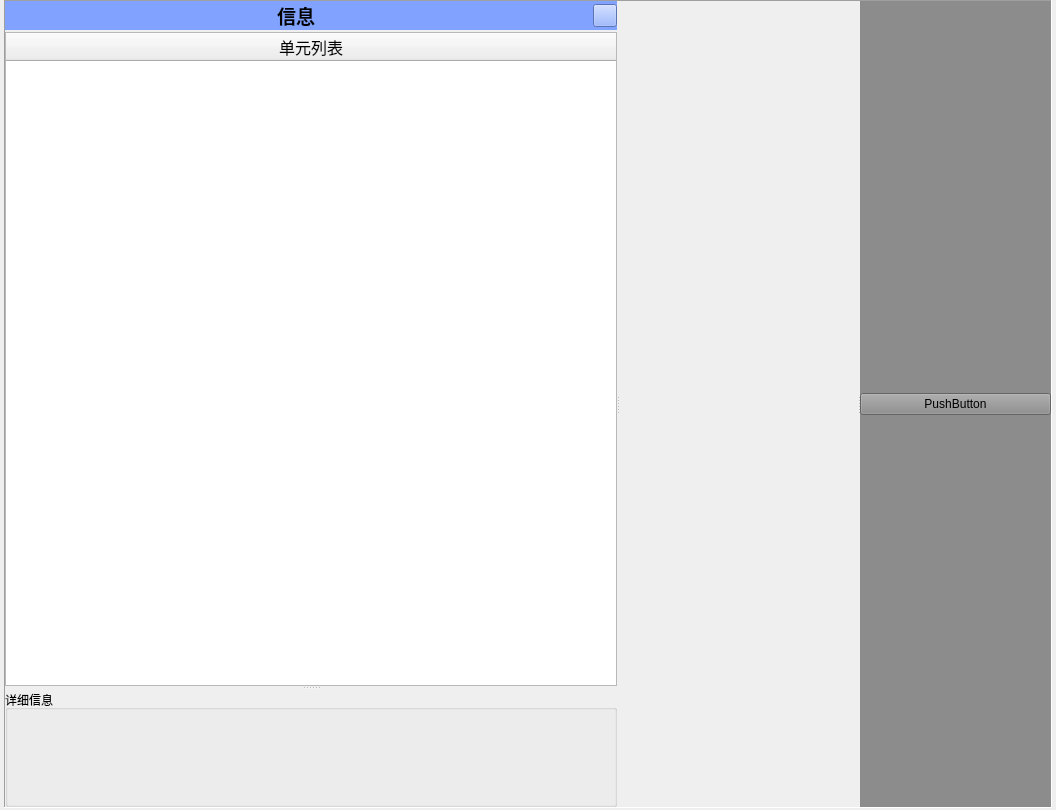
<?xml version="1.0" encoding="UTF-8"?>
<ui version="4.0">
 <class>Dispaly</class>
 <widget class="QWidget" name="Dispaly">
  <property name="geometry">
   <rect>
    <x>0</x>
    <y>0</y>
    <width>1056</width>
    <height>810</height>
   </rect>
  </property>
  <property name="windowTitle">
   <string>Dispaly</string>
  </property>
  <property name="styleSheet">
   <string notr="true"/>
  </property>
  <layout class="QVBoxLayout" name="verticalLayout">
   <property name="leftMargin">
    <number>4</number>
   </property>
   <property name="topMargin">
    <number>0</number>
   </property>
   <property name="rightMargin">
    <number>4</number>
   </property>
   <property name="bottomMargin">
    <number>2</number>
   </property>
   <item>
    <widget class="QSplitter" name="splitter">
     <property name="frameShape">
      <enum>QFrame::Panel</enum>
     </property>
     <property name="frameShadow">
      <enum>QFrame::Sunken</enum>
     </property>
     <property name="orientation">
      <enum>Qt::Horizontal</enum>
     </property>
     <property name="handleWidth">
      <number>2</number>
     </property>
     <widget class="QWidget" name="widget" native="true">
      <property name="styleSheet">
       <string notr="true"/>
      </property>
      <layout class="QVBoxLayout" name="verticalLayout_3">
       <property name="leftMargin">
        <number>0</number>
       </property>
       <property name="topMargin">
        <number>0</number>
       </property>
       <property name="rightMargin">
        <number>0</number>
       </property>
       <property name="bottomMargin">
        <number>0</number>
       </property>
       <item>
        <widget class="QSplitter" name="splitter_2">
         <property name="orientation">
          <enum>Qt::Vertical</enum>
         </property>
         <widget class="QWidget" name="widget_4" native="true">
          <property name="styleSheet">
           <string notr="true"/>
          </property>
          <layout class="QVBoxLayout" name="verticalLayout_5">
           <property name="spacing">
            <number>2</number>
           </property>
           <property name="leftMargin">
            <number>0</number>
           </property>
           <property name="topMargin">
            <number>0</number>
           </property>
           <property name="rightMargin">
            <number>0</number>
           </property>
           <property name="bottomMargin">
            <number>0</number>
           </property>
           <item>
            <widget class="QWidget" name="horizontalWidget" native="true">
             <property name="styleSheet">
              <string notr="true">background-color: rgb(129, 163, 255);
border-width:1px;
border-color: rgb(0, 0, 0);</string>
             </property>
             <layout class="QHBoxLayout" name="horizontalLayout">
              <property name="leftMargin">
               <number>0</number>
              </property>
              <property name="topMargin">
               <number>0</number>
              </property>
              <property name="rightMargin">
               <number>0</number>
              </property>
              <property name="bottomMargin">
               <number>0</number>
              </property>
              <item>
               <widget class="QLabel" name="labFileName">
                <property name="font">
                 <font>
                  <family>楷体</family>
                  <pointsize>14</pointsize>
                  <weight>75</weight>
                  <bold>true</bold>
                 </font>
                </property>
                <property name="text">
                 <string>信息</string>
                </property>
                <property name="alignment">
                 <set>Qt::AlignCenter</set>
                </property>
               </widget>
              </item>
              <item>
               <widget class="QToolButton" name="btnRefresh">
                <property name="text">
                 <string/>
                </property>
                <property name="icon">
                 <iconset resource="resource.qrc">
                  <normaloff>:/img/refresh.ico</normaloff>:/img/refresh.ico</iconset>
                </property>
                <property name="iconSize">
                 <size>
                  <width>16</width>
                  <height>16</height>
                 </size>
                </property>
               </widget>
              </item>
             </layout>
            </widget>
           </item>
           <item>
            <widget class="QTreeWidget" name="treeWidget">
             <property name="styleSheet">
              <string notr="true">border-color: rgb(131, 255, 235);
border-width:3px;</string>
             </property>
             <attribute name="headerVisible">
              <bool>true</bool>
             </attribute>
             <column>
              <property name="text">
               <string>单元列表</string>
              </property>
              <property name="font">
               <font>
                <family>楷体</family>
                <pointsize>12</pointsize>
               </font>
              </property>
              <property name="textAlignment">
               <set>AlignCenter</set>
              </property>
             </column>
            </widget>
           </item>
          </layout>
         </widget>
         <widget class="QGroupBox" name="groupBox">
          <property name="title">
           <string>详细信息</string>
          </property>
          <property name="checkable">
           <bool>false</bool>
          </property>
          <layout class="QVBoxLayout" name="verticalLayout_4">
           <property name="leftMargin">
            <number>0</number>
           </property>
           <property name="rightMargin">
            <number>0</number>
           </property>
           <property name="bottomMargin">
            <number>4</number>
           </property>
           <item>
            <widget class="QStackedWidget" name="stackedWidget">
             <property name="currentIndex">
              <number>0</number>
             </property>
             <widget class="QWidget" name="page"/>
             <widget class="QWidget" name="page_2"/>
            </widget>
           </item>
          </layout>
         </widget>
        </widget>
       </item>
      </layout>
     </widget>
     <widget class="QWidget" name="widget_2" native="true"/>
     <widget class="QWidget" name="widget_3" native="true">
      <property name="styleSheet">
       <string notr="true">background-color: rgb(140, 140, 140);</string>
      </property>
      <layout class="QVBoxLayout" name="verticalLayout_2">
       <property name="leftMargin">
        <number>0</number>
       </property>
       <property name="topMargin">
        <number>0</number>
       </property>
       <property name="rightMargin">
        <number>0</number>
       </property>
       <property name="bottomMargin">
        <number>0</number>
       </property>
       <item>
        <widget class="QPushButton" name="pushButton">
         <property name="text">
          <string>PushButton</string>
         </property>
        </widget>
       </item>
      </layout>
     </widget>
    </widget>
   </item>
  </layout>
 </widget>
 <layoutdefault spacing="6" margin="11"/>
 <resources>
  <include location="resource.qrc"/>
 </resources>
 <connections/>
</ui>
